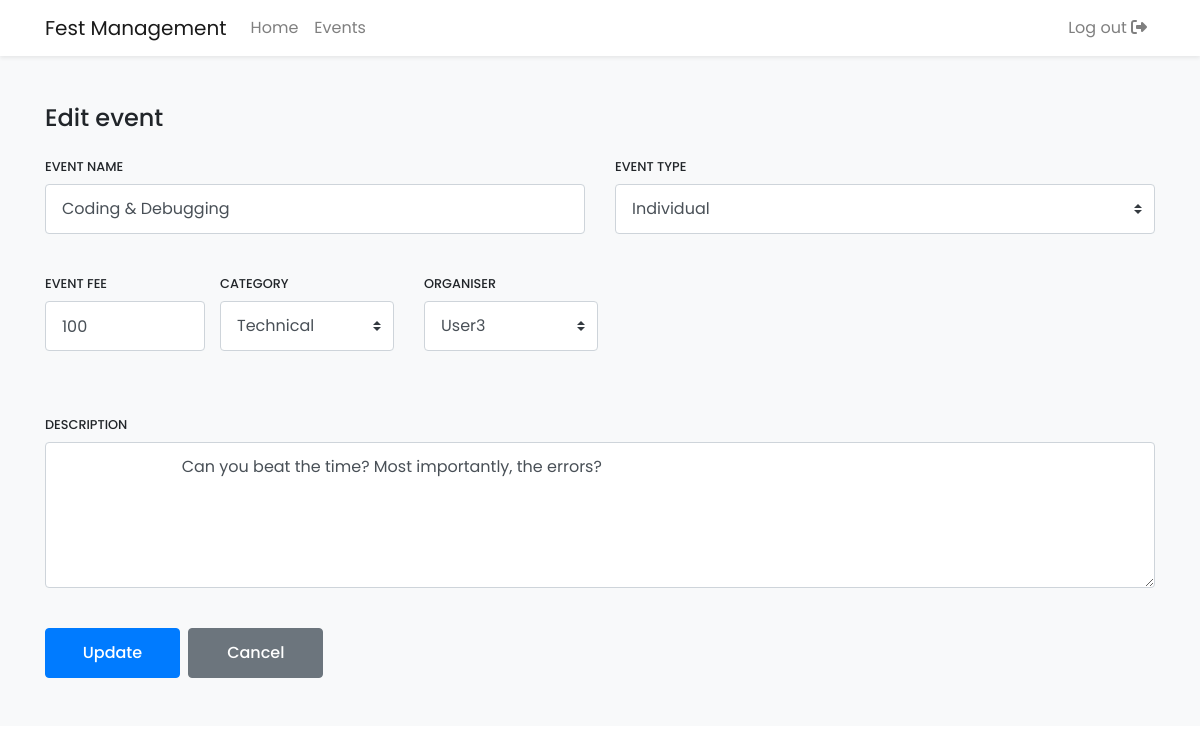
The app's page /edit_event.php?id=313813 (signed in) with its own data.
### tables this page shows
CREATE TABLE `events` (
  `event_id` int(11) NOT NULL,
  `event_name` varchar(255) NOT NULL,
  `event_type` varchar(255) NOT NULL,
  `category_name` varchar(255) NOT NULL,
  `event_date` date NOT NULL,
  `event_fee` int(11) NOT NULL,
  `event_desc` text NOT NULL,
  `organiser_id` int(11) NOT NULL
);

CREATE TABLE `organisers`(
  `organiser_id` int(11) NOT NULL, 
  `organiser_name` varchar(255) NOT NULL, 
  `organiser_email` varchar(255) NOT NULL,
  `organiser_phone` varchar(10) NOT NULL
  );

### edit_event.php (the view, shortened to what this page needs)
<?php
include_once 'includes/db_connect.php';
if (isset($_GET['id'])) {
    $event_id = $_GET['id'];
    $result = $db->query("SELECT * FROM events WHERE event_id = '$event_id'");
    if ($result) {
        if ($row = $result->fetch_assoc()) {
?>
            <!DOCTYPE html>
            <html lang="en">
            <head>
                <?php include 'includes/_links.php'; ?>
            </head>
            <body>
                <?php include 'includes/_navbar.php'; ?>
                <main>
                    <div class="bg-light py-5">
                        <div class="container" style="position: relative;">
                            <form action="<?php echo $_SERVER['PHP_SELF']; ?>" method="post" novalidate>
                                <div class="mb-4">
                                    <h2 class="h4">Edit event</h1>
                                </div>
                                <div class="row mb-4">
                                    <div class="col-md-6">
                                        <div class="form-group">
                                            <label for="event_name" class="form-label" >Event name</label>
                                            <input type="text" name="event_name" id="event_name" class="form-control" value="<?php echo $row['event_name']; ?>">
                                        </div>
                                    </div>
                                    <div class="col-md-6">
                                        <div class="form-group">
                                            <label for="event_type" class="form-label">Event type</label>
                                            <select name="event_type" id="event_type" class="form-control custom-select">
                                                <option value="Individual">Individual</option>
                                            </select>
                                        </div>
                                    </div>
                                </div>
                                <div class="row mb-4">
                                    <div class="col-md-2">
                                        <div class="form-group">
                                            <label for="event_fee" class="form-label">Event fee</label>
                                            <?php
                                            $participants = $db->query("SELECT * FROM registrations WHERE event_id = '$event_id'");
                                            ?>
                                            <input type="number" name="event_fee" id="event_fee" class="form-control" min="1" value="<?php echo $row['event_fee']; ?>" <?php echo $participants->num_rows > 0 ? '' : ''; ?>>
                                        </div>
                                    </div>
                <div class="row mb-4">
                    <div class="col-md-6">
                        <div class="form-group">
                            <label for="category_name" class="form-label" >Category</label>
                            <select name="category_name" id="category_name" class="form-control custom-select" >
                            <option value="<?php echo $row['category_name']; ?>" <?php echo $row['category_name'] == $row['category_name'] ? 'selected' : ''; ?>>
                            <?php echo $row['category_name']; ?>
                        </option>
                            </select>
                        </div>
                    </div>
                    <div class="col-md-6">
                        <div class="form-group">
                            <label for="organiser_id" class="form-label">Organiser</label>
                            <select name="organiser_id" id="organiser_id" class="form-control custom-select">
                                <?php
                                $organisers = $db->query("SELECT * FROM organisers ORDER BY organiser_name");
                                if ($organisers) {
                                    while ($organiser_row = $organisers->fetch_assoc()) { ?>
                                        <option value="<?php echo $organiser_row['organiser_id']; ?>" <?php echo $organiser_row['organiser_id'] == $row['organiser_id'] ? 'selected' : ''; ?>>
                                            <?php echo $organiser_row['organiser_name']; ?>
                                        </option>
                                <?php }
                                }
                                ?>
                            </select>
                        </div>
                    </div>
                </div>
                </div>
                <div class="row mb-4">
                    <div class="col-12">
                        <div class="form-group">
                            <label for="event_desc" class="form-label">Description</label>
                            <textarea name="event_desc" id="event_desc" rows="5" class="form-control">
                            <?php echo $row['event_desc']; ?>
                            </textarea>
                        </div>
                    </div>
                </div>
                <button type="submit" class="btn btn-primary btn-sm-wide transition-3d-hover mr-1">Update</button>
                <a href="events.php" class="btn btn-secondary btn-sm-wide transition-3d-hover">Cancel</a>
                </form>
                </div>
                </div>
                </main>
                <?php include 'includes/_scripts.php'; ?>
            </body>
            </html>
<?php
        } else {
            header('Location: events.php?err=' . urlencode('No such event found.'));
        }
    } else {
        header('Location: events.php?err=' . urlencode('Something went wrong.'));
    }
} else {
    header('Location: events.php');
}

### css/style.css (style rules this page uses)
body { font-family: 'Poppins', sans-serif; min-height: 100vh; display: flex; flex-direction: column; }
main { flex: 1 0 auto; }
a { text-decoration: none !important; }
.form-control { height: calc(1.5em + 1.5rem + 2px); padding: 0.75rem 1rem; }
.custom-select { height: calc(1.5em + 1.5rem + 2px); padding: 0.75rem 2rem 0.75rem 1rem; }
.form-label { display: block; text-transform: uppercase; font-size: 80%; font-weight: 500; }
.btn { font-weight: 500; padding: 0.75rem 1rem; }
.btn-sm-wide { min-width: 8.4375rem; }
.transition-3d-hover { transition: all 0.2s ease-in-out; }

### records on screen
events: event_name "Coding & Debugging", event_fee "100", category_name "Technical", organiser_id "User3", event_desc "Can you beat the time? Most importantly, the errors?"
